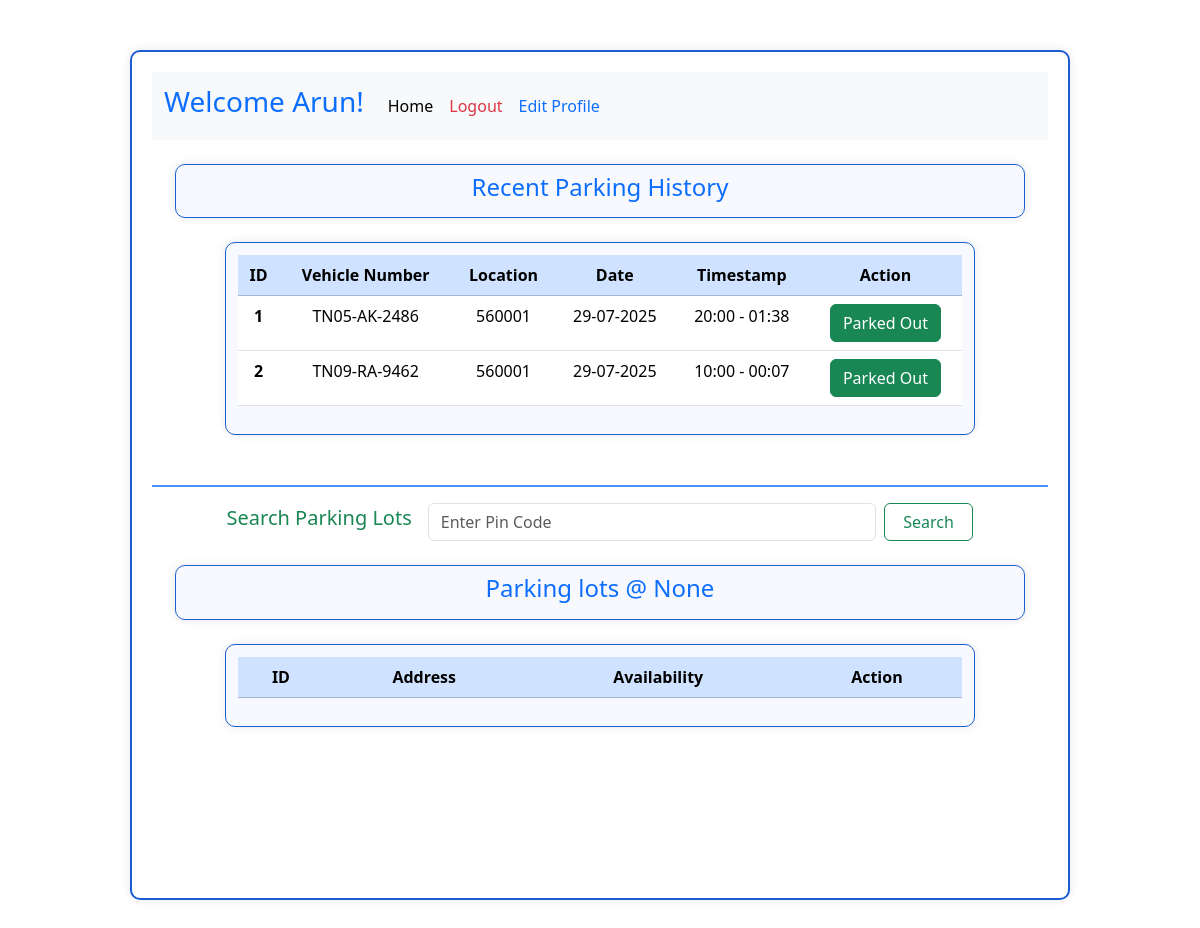
/user/2, run on the app's committed database.
### applications/models.py (models this page shows)
class User(db.Model):
    id = db.Column(db.Integer, primary_key=True, autoincrement=True)
    username = db.Column(db.String(50), unique=True, nullable=False)
    full_name = db.Column(db.String(50), nullable=False)
    address = db.Column(db.String(255), nullable=True)
    pin_code = db.Column(db.Integer, nullable=True)
    email = db.Column(db.String(255), unique=True, nullable=False)
    password = db.Column(db.String(20), nullable=False)
    reservation = db.relationship('Reservation', backref='user', lazy=True)

class Reservation(db.Model):
    id = db.Column(db.Integer, primary_key=True, autoincrement=True)
    user_id = db.Column(db.Integer, db.ForeignKey('user.id'), nullable=False)
    spot_id = db.Column(db.Integer, db.ForeignKey('parking_spot.id'), nullable=False)
    vehicle_num = db.Column(db.String(20), nullable=False)
    start_time = db.Column(db.DateTime, nullable=False)
    end_time = db.Column(db.DateTime, nullable=True)
    price = db.Column(db.Float, nullable=False)

class ParkingLot(db.Model):
    id = db.Column(db.Integer, primary_key=True, autoincrement=True)
    lot_name = db.Column(db.String(100), nullable=False)
    price = db.Column(db.Float, nullable=False)
    max_spots = db.Column(db.Integer, nullable=False)
    address = db.Column(db.String(255), nullable=False)
    pincode = db.Column(db.Integer, nullable=False)
    spots = db.relationship('ParkingSpot', backref='parking_lot', cascade='all, delete', lazy=True)

### applications/controllers.py (the view)
@app.route('/user/<int:user_id>', methods=['GET', 'POST'])
def user_dashboard(user_id):
    reservations = Reservation.query.filter_by(user_id=user_id).all()
    user = User.query.filter_by(id=user_id).first()
    pincode = None
    if request.method == 'POST':
        form_pincode = request.form.get('pincode')
        if form_pincode:
            pincode = form_pincode
    lots = ParkingLot.query.filter_by(pincode=pincode).all()
    availability = {
        lot.id: ParkingSpot.query.filter_by(lot_id=lot.id, status='A').count()
        for lot in lots
    }
    return render_template('user-dash.html', lots=lots, user=user, reservations=reservations, availability=availability, pincode=pincode)

### templates/user-dash.html (shortened to what this page needs)
<!DOCTYPE html>
<html lang="en">
<head>
    <link rel="stylesheet" href="/static/style.css">
    <link href="https://cdn.jsdelivr.net/npm/bootstrap@5.3.7/dist/css/bootstrap.min.css" rel="stylesheet">
</head>
<body>
    <div id="main">
        <div id="admin-dash">
            <nav class="navbar navbar-expand-lg bg-body-tertiary">
            <div class="container-fluid">
                <a class="navbar-brand  text-primary " href="#"><h3>Welcome {{ user.username }}!</h3></a>
                <div class="collapse navbar-collapse" id="navbarSupportedContent">
                <ul class="navbar-nav me-auto mb-2 mb-lg-0">
                    <li class="nav-item ">
                    <a class="nav-link active" aria-current="page" href="#">Home</a>
                    </li>
                    <li class="nav-item">
                    <a class="nav-link  text-danger" href="/login">Logout</a>
                    </li>
                    <li class="nav-item">
                    <a class="nav-link text-primary" href=#>Edit Profile</a>
                    </li>
                </ul>
                </div>
            </div>
            </nav>
            <div class="container mt-4" id="dashboard-content">
                <h4 class="text-center text-primary">Recent Parking History</h4>
            </div>
            <div class="container mt-4 d-flex flex-wrap overflow-auto" id="user-dash">
                <table class="table text-center">
                    <thead class="table-primary">
                        <tr>
                        <th scope="col">ID</th>
                        <th scope="col">Vehicle Number</th>
                        <th scope="col">Location</th>
                        <th scope="col">Date</th>
                        <th scope="col">Timestamp</th>
                        <th scope="col">Action</th>
                        </tr>
                    </thead>
                    <tbody>
                        {% for res in reservations %}
                        <tr>
                            <th scope="row">{{res.id}}</th>
                            <td>{{res.vehicle_num}}</td>
                            <td>{{res.spot.parking_lot.pincode}}</td>
                            <td>{{ res.start_time.strftime('%d-%m-%Y') }}</td>
                            {% if res.end_time == None %}
                                <td>{{ res.start_time.strftime('%H:%M') }} - Parked In</td>
                                <td><a href="/release/{{user.id}}/{{res.spot_id}}" class="btn btn-danger">Release</a></td>
                            {% else %}
                                <td>{{ res.start_time.strftime('%H:%M') }} - {{ res.end_time.strftime('%H:%M') }}</td>
                                <td><span class="btn btn-success">Parked Out</span></td>
                            {% endif %}
                        </tr>
                        {% endfor %}
                    </tbody>
                </table>
            </div>
            <br>
            <hr class="border border-primary border-1 opacity-75">
            <form class="d-flex justify-content-center align-items-center mb-4" method="POST">
                <h5 class="me-3 text-success text-center">Search Parking Lots</h5>
                <input class="form-control me-2 w-50" type="number" name="pincode" placeholder="Enter Pin Code" pattern="[0-9]{6}" required/>
                <button class="btn btn-outline-success" type="submit" style="width: 10%;">Search</button>
            </form>
            <div class="container mt-4" id="dashboard-content">
                <h4 class="text-center text-primary">Parking lots @ {{ pincode }}</h4>
            </div>
            <div class="container mt-4 d-flex flex-wrap overflow-auto" id="user-dash">
                <table class="table text-center">
                    <thead class="table-primary">
                        <tr>
                        <th scope="col">ID</th>
                        <th scope="col">Address</th>
                        <th scope="col">Availability</th>
                        <th scope="col">Action</th>
                        </tr>
                    </thead>
                </table>
            </div>
        </div>
    </div>
</body>
</html>

### static/style.css (style rules this page uses)
#main { display: flex; justify-content: center; align-items: center; min-height: 100vh; }
#admin-dash { width: 940px; height: 850px; margin: 50px auto; padding: 20px; border-radius: 10px; border: 2px solid rgb(25, 95, 211); box-shadow: 0 0 10px rgba(0, 0, 0, 0.1); }
#dashboard-content { width: 850px; padding: 8px; margin-bottom: 10px; border-radius: 10px; background-color: ghostwhite; border: 1px solid rgb(25, 95, 211); box-shadow: 0 0 10px rgba(0, 0, 0, 0.1); }
#user-dash { width: 750px; padding: 12px; margin-bottom: 10px; border-radius: 10px; background-color: ghostwhite; border: 1px solid rgb(25, 95, 211); box-shadow: 0 0 10px rgba(0, 0, 0, 0.1); }

### data on the page
User: username "Arun"
Reservation: id "1", vehicle_num "TN05-AK-2486", spot.parking_lot.pincode "560001", start_time "29-07-2025", start_time "20:00", end_time "01:38"
Reservation: id "2", vehicle_num "TN09-RA-9462", spot.parking_lot.pincode "560001", start_time "29-07-2025", start_time "10:00", end_time "00:07"

### other printed values
{{ pincode }} "None"
